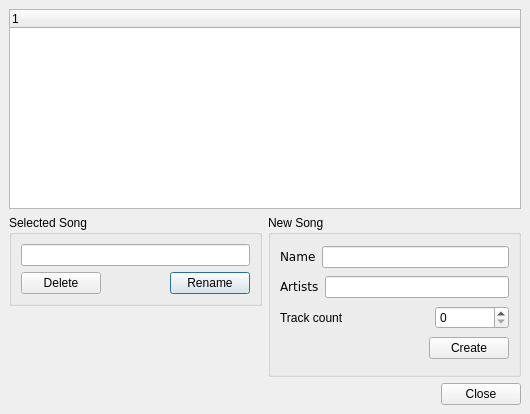
<ui version="4.0" >
 <class>SongManagerDialog</class>
 <widget class="QDialog" name="SongManagerDialog" >
  <property name="geometry" >
   <rect>
    <x>0</x>
    <y>0</y>
    <width>530</width>
    <height>414</height>
   </rect>
  </property>
  <property name="maximumSize" >
   <size>
    <width>530</width>
    <height>500</height>
   </size>
  </property>
  <property name="windowTitle" >
   <string>Dialog</string>
  </property>
  <layout class="QVBoxLayout" >
   <property name="margin" >
    <number>9</number>
   </property>
   <property name="spacing" >
    <number>6</number>
   </property>
   <item>
    <widget class="QTreeWidget" name="treeSongWidget" >
     <property name="sizePolicy" >
      <sizepolicy>
       <hsizetype>7</hsizetype>
       <vsizetype>7</vsizetype>
       <horstretch>0</horstretch>
       <verstretch>5</verstretch>
      </sizepolicy>
     </property>
     <property name="minimumSize" >
      <size>
       <width>400</width>
       <height>120</height>
      </size>
     </property>
     <property name="maximumSize" >
      <size>
       <width>530</width>
       <height>200</height>
      </size>
     </property>
    </widget>
   </item>
   <item>
    <layout class="QHBoxLayout" >
     <property name="margin" >
      <number>0</number>
     </property>
     <property name="spacing" >
      <number>6</number>
     </property>
     <item>
      <layout class="QVBoxLayout" >
       <property name="margin" >
        <number>0</number>
       </property>
       <property name="spacing" >
        <number>6</number>
       </property>
       <item>
        <widget class="QGroupBox" name="groupBox_4" >
         <property name="title" >
          <string>Selected Song</string>
         </property>
         <layout class="QVBoxLayout" >
          <property name="margin" >
           <number>9</number>
          </property>
          <property name="spacing" >
           <number>6</number>
          </property>
          <item>
           <widget class="QLineEdit" name="selectedSongName" >
            <property name="minimumSize" >
             <size>
              <width>0</width>
              <height>0</height>
             </size>
            </property>
           </widget>
          </item>
          <item>
           <layout class="QHBoxLayout" >
            <property name="margin" >
             <number>0</number>
            </property>
            <property name="spacing" >
             <number>6</number>
            </property>
            <item>
             <widget class="QPushButton" name="deleteSongButton" >
              <property name="text" >
               <string>Delete</string>
              </property>
              <property name="autoDefault" >
               <bool>false</bool>
              </property>
             </widget>
            </item>
            <item>
             <spacer>
              <property name="orientation" >
               <enum>Qt::Horizontal</enum>
              </property>
              <property name="sizeHint" >
               <size>
                <width>40</width>
                <height>20</height>
               </size>
              </property>
             </spacer>
            </item>
            <item>
             <widget class="QPushButton" name="renameSongButton" >
              <property name="text" >
               <string>Rename</string>
              </property>
             </widget>
            </item>
           </layout>
          </item>
         </layout>
        </widget>
       </item>
       <item>
        <spacer>
         <property name="orientation" >
          <enum>Qt::Vertical</enum>
         </property>
         <property name="sizeHint" >
          <size>
           <width>20</width>
           <height>40</height>
          </size>
         </property>
        </spacer>
       </item>
      </layout>
     </item>
     <item>
      <widget class="QGroupBox" name="groupBox_2" >
       <property name="title" >
        <string>New Song</string>
       </property>
       <layout class="QVBoxLayout" >
        <property name="margin" >
         <number>9</number>
        </property>
        <property name="spacing" >
         <number>6</number>
        </property>
        <item>
         <layout class="QHBoxLayout" >
          <property name="margin" >
           <number>0</number>
          </property>
          <property name="spacing" >
           <number>6</number>
          </property>
          <item>
           <widget class="QLabel" name="label_3_2_2_2_2_2" >
            <property name="text" >
             <string>&lt;html>&lt;head>&lt;meta name="qrichtext" content="1" />&lt;/head>&lt;body style=" white-space: pre-wrap; font-family:Bitstream Vera Sans; font-weight:400; font-style:normal; text-decoration:none;">&lt;p style=" margin-top:0px; margin-bottom:0px; margin-left:0px; margin-right:0px; -qt-block-indent:0; text-indent:0px;">Name&lt;/p>&lt;/body>&lt;/html></string>
            </property>
           </widget>
          </item>
          <item>
           <widget class="QLineEdit" name="newSongNameLineEdit" />
          </item>
         </layout>
        </item>
        <item>
         <layout class="QHBoxLayout" >
          <property name="margin" >
           <number>0</number>
          </property>
          <property name="spacing" >
           <number>6</number>
          </property>
          <item>
           <widget class="QLabel" name="label_2_2_2_2_2_2_2" >
            <property name="text" >
             <string>&lt;html>&lt;head>&lt;meta name="qrichtext" content="1" />&lt;/head>&lt;body style=" white-space: pre-wrap; font-family:Bitstream Vera Sans; font-weight:400; font-style:normal; text-decoration:none;">&lt;p style=" margin-top:0px; margin-bottom:0px; margin-left:0px; margin-right:0px; -qt-block-indent:0; text-indent:0px;">Artists&lt;/p>&lt;/body>&lt;/html></string>
            </property>
           </widget>
          </item>
          <item>
           <widget class="QLineEdit" name="artistsLineEdit" >
            <property name="minimumSize" >
             <size>
              <width>50</width>
              <height>0</height>
             </size>
            </property>
           </widget>
          </item>
         </layout>
        </item>
        <item>
         <layout class="QHBoxLayout" >
          <property name="margin" >
           <number>0</number>
          </property>
          <property name="spacing" >
           <number>6</number>
          </property>
          <item>
           <widget class="QLabel" name="label" >
            <property name="sizePolicy" >
             <sizepolicy>
              <hsizetype>5</hsizetype>
              <vsizetype>5</vsizetype>
              <horstretch>2</horstretch>
              <verstretch>0</verstretch>
             </sizepolicy>
            </property>
            <property name="text" >
             <string>Track count</string>
            </property>
           </widget>
          </item>
          <item>
           <widget class="QSpinBox" name="trackCountSpinBox" >
            <property name="sizePolicy" >
             <sizepolicy>
              <hsizetype>1</hsizetype>
              <vsizetype>0</vsizetype>
              <horstretch>1</horstretch>
              <verstretch>0</verstretch>
             </sizepolicy>
            </property>
           </widget>
          </item>
         </layout>
        </item>
        <item>
         <layout class="QHBoxLayout" >
          <property name="margin" >
           <number>0</number>
          </property>
          <property name="spacing" >
           <number>6</number>
          </property>
          <item>
           <spacer>
            <property name="orientation" >
             <enum>Qt::Horizontal</enum>
            </property>
            <property name="sizeHint" >
             <size>
              <width>40</width>
              <height>20</height>
             </size>
            </property>
           </spacer>
          </item>
          <item>
           <widget class="QPushButton" name="createSongButton" >
            <property name="text" >
             <string>Create</string>
            </property>
           </widget>
          </item>
         </layout>
        </item>
       </layout>
      </widget>
     </item>
    </layout>
   </item>
   <item>
    <widget class="QDialogButtonBox" name="buttonBox" >
     <property name="orientation" >
      <enum>Qt::Horizontal</enum>
     </property>
     <property name="standardButtons" >
      <set>QDialogButtonBox::Close</set>
     </property>
    </widget>
   </item>
  </layout>
 </widget>
 <resources/>
 <connections>
  <connection>
   <sender>newSongNameLineEdit</sender>
   <signal>returnPressed()</signal>
   <receiver>createSongButton</receiver>
   <slot>animateClick()</slot>
   <hints>
    <hint type="sourcelabel" >
     <x>397</x>
     <y>239</y>
    </hint>
    <hint type="destinationlabel" >
     <x>479</x>
     <y>270</y>
    </hint>
   </hints>
  </connection>
  <connection>
   <sender>artistsLineEdit</sender>
   <signal>returnPressed()</signal>
   <receiver>createSongButton</receiver>
   <slot>animateClick()</slot>
   <hints>
    <hint type="sourcelabel" >
     <x>398</x>
     <y>272</y>
    </hint>
    <hint type="destinationlabel" >
     <x>449</x>
     <y>270</y>
    </hint>
   </hints>
  </connection>
  <connection>
   <sender>selectedSongName</sender>
   <signal>returnPressed()</signal>
   <receiver>renameSongButton</receiver>
   <slot>animateClick()</slot>
   <hints>
    <hint type="sourcelabel" >
     <x>189</x>
     <y>254</y>
    </hint>
    <hint type="destinationlabel" >
     <x>202</x>
     <y>272</y>
    </hint>
   </hints>
  </connection>
  <connection>
   <sender>buttonBox</sender>
   <signal>clicked(QAbstractButton*)</signal>
   <receiver>SongManagerDialog</receiver>
   <slot>accept()</slot>
   <hints>
    <hint type="sourcelabel" >
     <x>515</x>
     <y>332</y>
    </hint>
    <hint type="destinationlabel" >
     <x>526</x>
     <y>327</y>
    </hint>
   </hints>
  </connection>
 </connections>
</ui>
